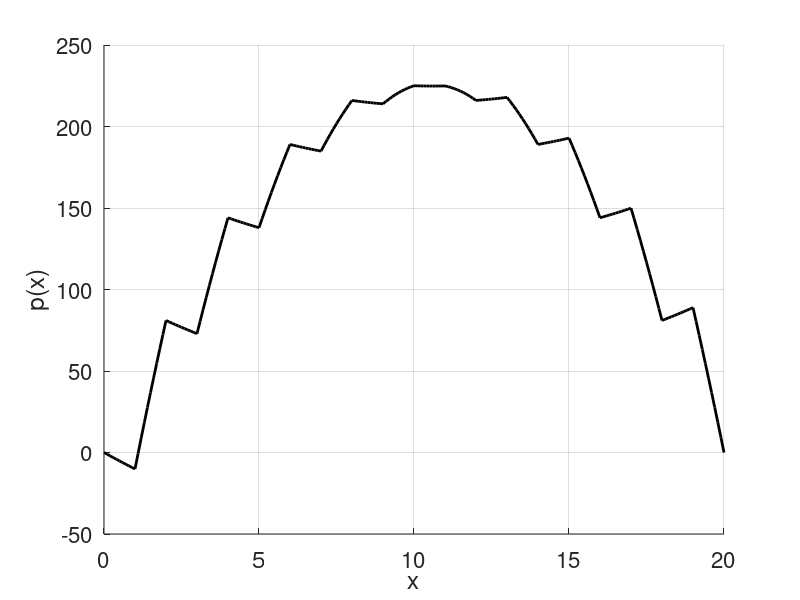

Here is the MATLAB script that generated this plot:
close all; clear all; clc;
% basic settings
f1 = 1;
f2 = -0.1;
a  = 0;
b  = 0;
L = 20; N = 201;
nod = linspace(0,L,N)'; ele = [1:N-1; 2:N]';
nnod= size(nod,1); [nele,etyp] = size(ele);
s = zeros(nele,1); f = zeros(nele,1);
for ee = 1:nele
    elee = ele(ee,:); node = nod(elee,:);
    xc = mean(node(:,1));
    flag = mod( floor(xc/1),2 );
    if(flag==0) f(ee) = f1; end
    if(flag==1) f(ee) = f2; end 
    s(ee) = 1;
end
dbc = [1,a; N,b];
% element 
Kidx = zeros(nele*etyp^2,1);
Kjdx = zeros(nele*etyp^2,1); Ktmp = zeros(nele*etyp^2,1);
Kflag = 0; F = zeros(nnod,1);
for ee = 1:nele
    elee = ele(ee,:); node = nod(elee,:); 
    fe = f(ee); se = s(ee);
    dL = node(2) - node(1);
    Ke = [1 -1;-1 1]/dL;
    Fe = -se*[0.5; 0.5]*dL;
    list = elee';
    Kidx(Kflag+1:Kflag+etyp^2) = [list;list];
    Kjdx(Kflag+1:Kflag+etyp^2) = [list list]';
    Ktmp(Kflag+1:Kflag+etyp^2) = fe*Ke(:); Kflag = Kflag + etyp^2;
    F(list) = F(list) + Fe;
end
Kstiff = sparse(Kidx(1:Kflag),Kjdx(1:Kflag),Ktmp(1:Kflag),nnod,nnod);
largevalue              = 1.0e8;
indexI                  = zeros(size(dbc,1),1);
KBCtmp                  = zeros(size(dbc,1),1);
Kdiag                   = diag(Kstiff);
Kii                     = Kdiag(dbc(:,1));
for ii = 1:size(dbc,1)
    bcdofs              = dbc(ii,1);
    bcvalu              = dbc(ii,2);
    indexI(ii)          = bcdofs;
    KBCtmp(ii)          = -Kii(ii) + Kii(ii) * largevalue;
end
F(dbc(:,1),1) = largevalue*Kii.*dbc(:,2);
KBC = sparse(indexI,indexI,KBCtmp,size(Kstiff,1),size(Kstiff,2) );
Kstiff = Kstiff + KBC;
% solve 
p = Kstiff\F;
% plot
figure(1); hold on; grid on;
set(gcf,'position',[0,0,800,400]); set(gcf,'color',[1 1 1]*(238-1)/256);
x = linspace(0,L,N)'; 
plot(x,p,'k-','linewidth',2);
xlabel('x'); ylabel('p(x)'); set(gca,'fontsize',16);
